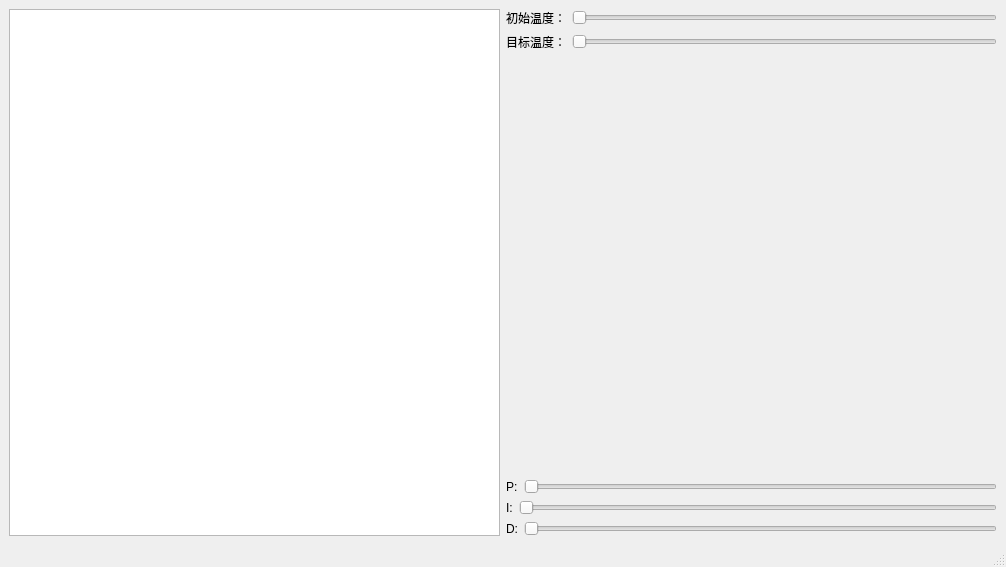
<?xml version="1.0" encoding="UTF-8"?>
<ui version="4.0">
 <class>MainWindow</class>
 <widget class="QMainWindow" name="MainWindow">
  <property name="geometry">
   <rect>
    <x>0</x>
    <y>0</y>
    <width>1006</width>
    <height>567</height>
   </rect>
  </property>
  <property name="windowTitle">
   <string>MainWindow</string>
  </property>
  <widget class="QWidget" name="centralwidget">
   <layout class="QHBoxLayout" name="horizontalLayout_6">
    <item>
     <widget class="QtCharts::QChartView" name="Chart_View"/>
    </item>
    <item>
     <layout class="QVBoxLayout" name="verticalLayout_3">
      <item>
       <layout class="QVBoxLayout" name="verticalLayout_2">
        <item>
         <layout class="QHBoxLayout" name="horizontalLayout_4">
          <item>
           <widget class="QLabel" name="label_4">
            <property name="text">
             <string>初始温度：</string>
            </property>
           </widget>
          </item>
          <item>
           <widget class="QSlider" name="start_horizontalSlider">
            <property name="pageStep">
             <number>1</number>
            </property>
            <property name="orientation">
             <enum>Qt::Horizontal</enum>
            </property>
           </widget>
          </item>
         </layout>
        </item>
        <item>
         <layout class="QHBoxLayout" name="horizontalLayout_5">
          <item>
           <widget class="QLabel" name="label_5">
            <property name="text">
             <string>目标温度：</string>
            </property>
           </widget>
          </item>
          <item>
           <widget class="QSlider" name="end_horizontalSlider">
            <property name="orientation">
             <enum>Qt::Horizontal</enum>
            </property>
           </widget>
          </item>
         </layout>
        </item>
       </layout>
      </item>
      <item>
       <widget class="QLabel" name="out_label">
        <property name="text">
         <string/>
        </property>
       </widget>
      </item>
      <item>
       <layout class="QVBoxLayout" name="verticalLayout">
        <item>
         <layout class="QHBoxLayout" name="horizontalLayout">
          <item>
           <widget class="QLabel" name="label">
            <property name="text">
             <string>P:</string>
            </property>
           </widget>
          </item>
          <item>
           <widget class="QSlider" name="P_horizontalSlider">
            <property name="minimum">
             <number>0</number>
            </property>
            <property name="maximum">
             <number>1000</number>
            </property>
            <property name="pageStep">
             <number>1</number>
            </property>
            <property name="orientation">
             <enum>Qt::Horizontal</enum>
            </property>
           </widget>
          </item>
         </layout>
        </item>
        <item>
         <layout class="QHBoxLayout" name="horizontalLayout_2">
          <item>
           <widget class="QLabel" name="label_2">
            <property name="text">
             <string>I:</string>
            </property>
           </widget>
          </item>
          <item>
           <widget class="QSlider" name="I_horizontalSlider">
            <property name="minimum">
             <number>0</number>
            </property>
            <property name="maximum">
             <number>1000</number>
            </property>
            <property name="pageStep">
             <number>1</number>
            </property>
            <property name="orientation">
             <enum>Qt::Horizontal</enum>
            </property>
           </widget>
          </item>
         </layout>
        </item>
        <item>
         <layout class="QHBoxLayout" name="horizontalLayout_3">
          <item>
           <widget class="QLabel" name="label_3">
            <property name="text">
             <string>D:</string>
            </property>
           </widget>
          </item>
          <item>
           <widget class="QSlider" name="D_horizontalSlider">
            <property name="minimum">
             <number>0</number>
            </property>
            <property name="maximum">
             <number>10000</number>
            </property>
            <property name="pageStep">
             <number>1</number>
            </property>
            <property name="orientation">
             <enum>Qt::Horizontal</enum>
            </property>
           </widget>
          </item>
         </layout>
        </item>
       </layout>
      </item>
     </layout>
    </item>
   </layout>
  </widget>
  <widget class="QMenuBar" name="menubar">
   <property name="geometry">
    <rect>
     <x>0</x>
     <y>0</y>
     <width>1006</width>
     <height>26</height>
    </rect>
   </property>
  </widget>
  <widget class="QStatusBar" name="statusbar"/>
 </widget>
 <customwidgets>
  <customwidget>
   <class>QtCharts::QChartView</class>
   <extends>QGraphicsView</extends>
   <header>QtCharts</header>
  </customwidget>
 </customwidgets>
 <resources/>
 <connections/>
</ui>
